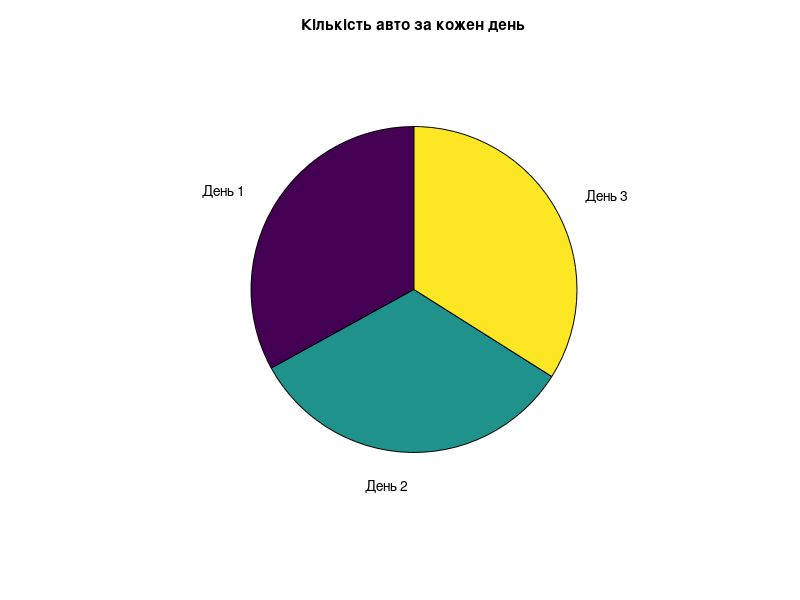

Source code (MATLAB):
data = [ 1 1 2 1 2 3 1 2 3 4 1 2 3 4 5;    1 2 1 2 3 1 2 3 4 1 2 3 4 5 1;    2 1 2 3 1 2 3 4 1 2 3 4 5 1 2 ];

daily_sums = sum(data, 2);

figure(4);
pie(daily_sums, {'День 1', 'День 2', 'День 3'});
title('Кількість авто за кожен день');
